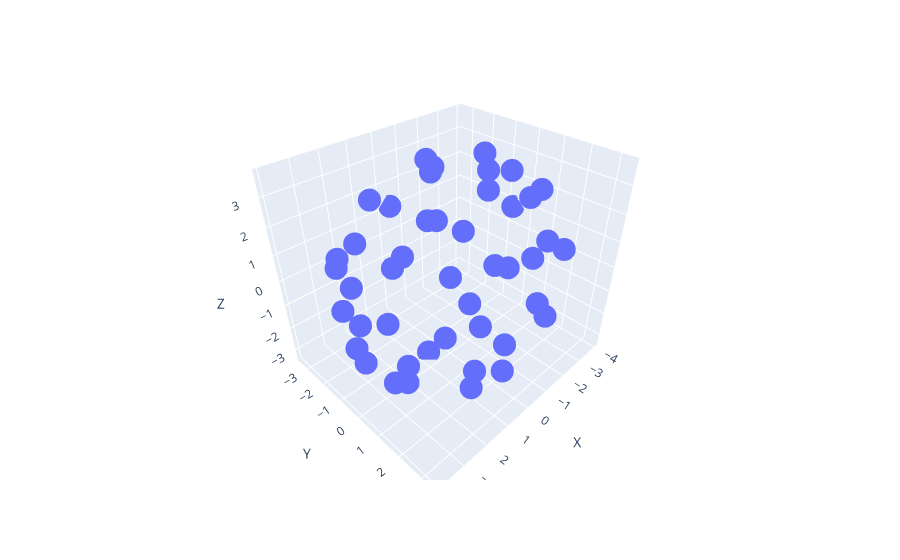

Notebook cell for this chart:
### Code cell
"""
Plotting the new C70 core and plotting the 3D scatter plot to see what it looks like
"""
df = pd.DataFrame(NPPositions, columns = ['X','Y','Z'])
fig = px.scatter_3d(df, x='X', y='Y', z='Z')
#fig = px.scatter_3d(dfCore, x='X', y='Y', z='Z')
fig.show()

### Figure 1 — Plotly figure (JSON) as saved in the notebook; plotly's stock layout.template omitted (floating-point values rounded to 4 significant figures)
{"data": [{"hovertemplate": "X=%{x}<br>Y=%{y}<br>Z=%{z}<extra></extra>", "legendgroup": "", "marker": {"color": "#636efa", "symbol": "circle"}, "mode": "markers", "name": "", "scene": "scene", "showlegend": false, "type": "scatter3d", "x": [0.3925, -3.22, 2.67, -2.43, -1.606, -3.026, 0.6755, -0.352, 1.754, -3.373, -3.575, 1.297, -1.833, -3.944, -1.186, 3.273, 3.5, -3.331, -1.717, -1.914, -0.8375, 3.891, 0.617, 1.629, 1.647, -3.673, -1.184, -3.832, 0.0075, -1.304, 3.145, -2.273, 0.1355, 2.652, 3.873, 1.258, 0.963, 1.263, 1.995, 2.744, 2.092, -2.995, 3.282, 2.907, 2.944], "y": [1.539, -1.326, -2.385, 1.863, 0.954, -2.316, -0.451, -3.424, -0.3065, -0.2395, -1.591, -2.268, -2.845, -0.681, 2.743, -1.47, -0.171, 0.917, -0.226, -1.921, 3.21, 0.4255, 2.868, 2.51, 0.7755, 0.629, -2.349, 0.1515, -3.082, 0.26, 0.759, -3.055, -0.594, 0.8845, 0.046, -1.964, 2.599, 3.351, 2.686, 2.543, -2.74, 2.264, 1.551, -0.888, -2.053], "z": [-3.019, 2.26, 0.7735, -1.507, 3.481, -0.5815, -3.301, 1.117, -3.137, -1.484, 1.263, 2.392, 2.144, 0.788, 2.01, 1.176, -1.62, 2.254, 3.651, -2.059, -0.313, 0.515, -1.849, -2.092, 3.024, -0.774, 2.967, 1.499, -1.243, -2.888, -2.062, -0.097, 3.654, 2.395, -0.6075, -2.556, 2.141, 0.012, 1.494, 0.702, -0.8765, 0.676, -1.326, 2.119, -0.999]}], "layout": {"legend": {"tracegroupgap": 0}, "margin": {"t": 60}, "scene": {"domain": {"x": [0, 1], "y": [0, 1]}, "xaxis": {"title": {"text": "X"}}, "yaxis": {"title": {"text": "Y"}}, "zaxis": {"title": {"text": "Z"}}}}}
